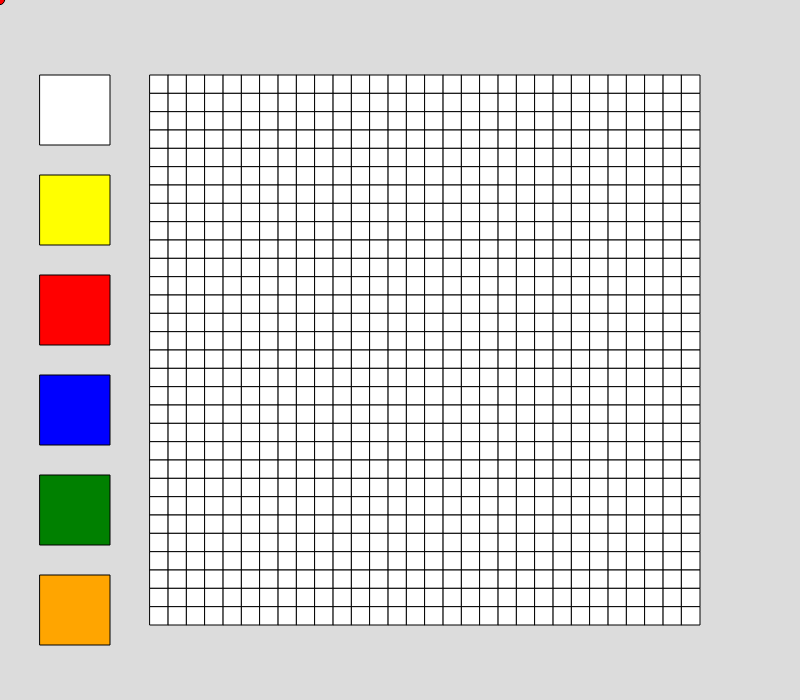
Frame 1 (no input)
Frame 60 (no input): identical to frame 1, image omitted
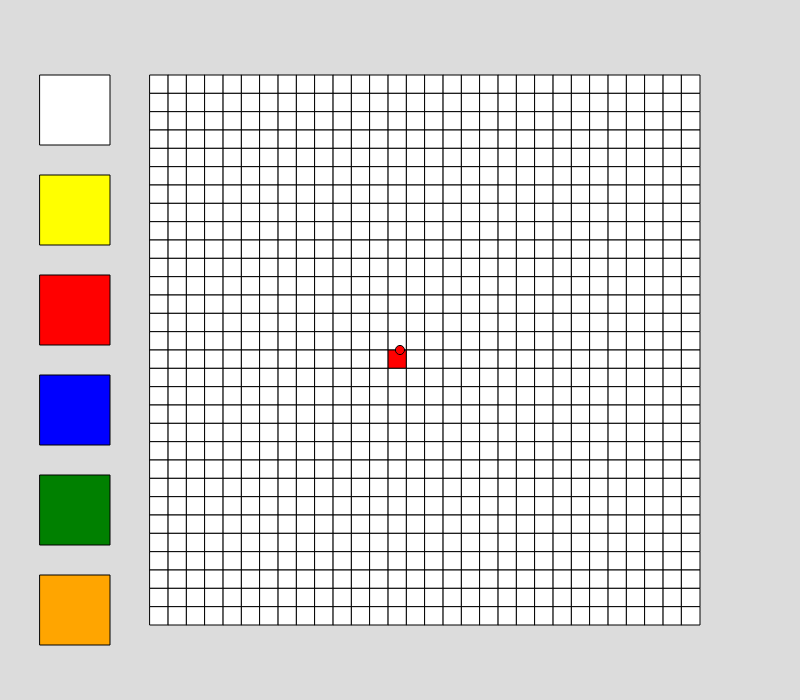
Frame 120 (the mouse pressed at the canvas centre since frame 60)

The p5.js sketch that drew these frames (run headless with seeded random() and noise() and a simulated clock; from frame 60 on, the mouse is pressed at the canvas centre):

// p5.js sketch
// ── sketch.js
var screenHeight = 800,
    screenWidth = 700;
var numCubesHeight = 10,
    numCubesWidth = 10,
    cubeHeight = 3,
    cubeWidth = 3;
var rubiksCubeColors = ['white', 'yellow', 'red', 'blue', 'green', 'orange']; 
var canvasColors = [];
var currentColour = 'red';
var colourPickerWidth = 70;

function setup() {
  createCanvas(screenHeight, screenWidth);

  // Initialize all squares to white.
  for (let i = 0; i < numCubesHeight * cubeHeight; i++) {
    canvasColors[i] = [];
    for (let j = 0; j < numCubesWidth * cubeWidth; j++) {
      canvasColors[i][j] = 'white';
    }
  }
}

function changeCurrentColour(margin, currentColour) {
  let xStart = (margin-colourPickerWidth)/2;
  if (mouseX >= xStart && mouseX <= xStart+colourPickerWidth) {
    for(let i = 0; i < rubiksCubeColors.length; i++) {
      let yStart = margin/2 + i * 100;
      if (mouseY >= yStart && mouseY <= yStart + colourPickerWidth) {
        return rubiksCubeColors[i]; 
      }
    }
    return currentColour;
  } else {
    return currentColour;
  }
}

function changeCubeColour(margin, squareSize) {
  for (let i = 0; i < numCubesHeight * cubeHeight; i++) {
    let yStart = margin/2 + i * squareSize;
    for (let j = 0; j < numCubesWidth * cubeWidth; j++) {
      let xStart = margin + j * squareSize;
      if (mouseX >= xStart && mouseX <= xStart + squareSize && mouseY >= yStart && mouseY <= yStart + squareSize) {
        canvasColors[i][j] = currentColour;
      }
    }
  }
}

function draw() {
  background(220);
  
  // Leave some space for selecting the colour.
  let margin = 150;
  
  // Draw colour pickers.
  for(let i = 0; i < rubiksCubeColors.length; i++) {
    fill(rubiksCubeColors[i]);
    square((margin-colourPickerWidth)/2, margin/2 + i * margin*2/3, colourPickerWidth);
  }
  
  // Determine the size of the squares.
  let squareSize = (min(screenHeight, screenWidth) - margin)/(numCubesHeight * cubeHeight); 
  
  // Change current colour if we click on one of the colour pickers.
  if (mouseIsPressed) {
    currentColour = changeCurrentColour(margin, currentColour);
    changeCubeColour(margin, squareSize);
  }
  
  // Draw all the cubes.
  for (let i = 0; i < numCubesHeight * cubeHeight; i++) {
    for (let j = 0; j < numCubesWidth * cubeWidth; j++) {
      fill(canvasColors[i][j]);
      square(margin + j * squareSize, margin/2 + i * squareSize, squareSize);
    }
  }
  
  // Draw circle that follows the mouse.
  fill(currentColour);
  circle(mouseX, mouseY, squareSize/2);
}
